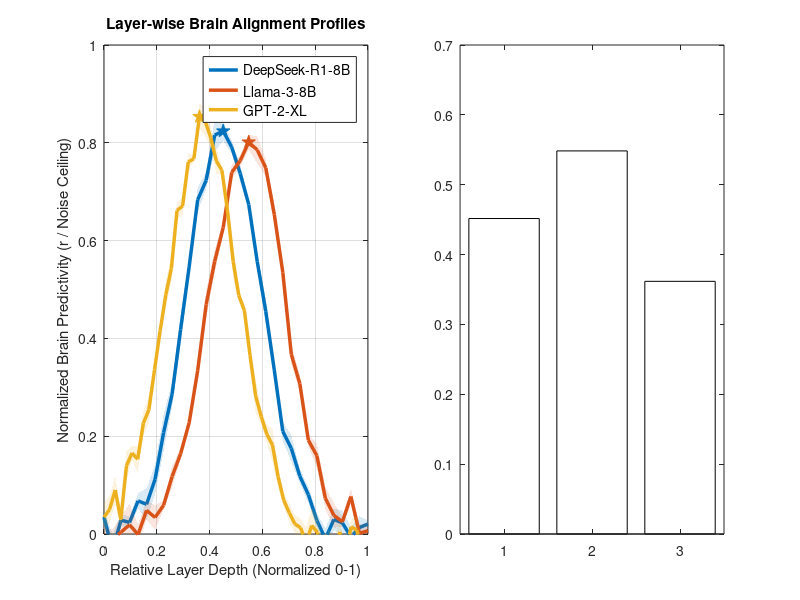

MATLAB code for this plot: (Note: this script raises an error after producing the figure.)
%% BBScore Alignment Analysis Pipeline (Person C)
% Goal: Compute layer-wise alignment profiles, extract summary stats, and visualize.
% Inputs: Extracted hidden states/scores (DeepSeek-R1, Llama-3, GPT-2).
% Outputs: Relative Peak Depth, Peak Magnitude, AUC, and Comparison Plots.

clear; clc; close all;

%% 1. Parameters and Dummy Data Generation
% In the real scenario, load .mat or .csv files provided by Person A/B.
model_names = {'DeepSeek-R1-8B', 'Llama-3-8B', 'GPT-2-XL'};
num_layers = [32, 32, 48]; % Total layers for each model
num_folds = 5;             % Number of Cross-validation folds
noise_ceiling = 0.8;       % Hypothetical noise ceiling for normalization

% Generating dummy data for testing (simulating brain alignment scores)
% Structure: scores{model_idx} = (layers x folds)
scores = cell(1, length(model_names));

for m = 1:length(model_names)
    L = num_layers(m);
    % Simulate a brain-alignment curve using a Gaussian-like shape
    x = linspace(0, 1, L)';
    peak_loc = 0.35 + rand()*0.2; % Randomize peak location per model
    base_curve = exp(-(x - peak_loc).^2 / 0.04) * 0.65; 
    
    % Add Gaussian noise to each CV fold
    scores{m} = base_curve + randn(L, num_folds) * 0.04;
end

%% 2. Metrics Extraction and Normalization
results = struct();

for m = 1:length(model_names)
    raw_scores = scores{m};
    L = num_layers(m);
    
    % (1) Noise Ceiling Normalization (Predictivity / Noise Ceiling)
    norm_data = raw_scores / noise_ceiling;
    
    % (2) Compute Mean Profile and Standard Error (SEM) across folds
    mean_profile = mean(norm_data, 2);
    sem_profile = std(norm_data, 0, 2) / sqrt(num_folds);
    
    % (3) Extract Key Summary Statistics
    [peak_mag, peak_idx] = max(mean_profile);
    % Relative Peak Depth: Normalized position (0 = input, 1 = output)
    rel_peak_depth = (peak_idx - 1) / (L - 1); 
    % Area Under the Curve (AUC) using trapezoidal numerical integration
    area_under_curve = trapz(linspace(0, 1, L), mean_profile);
    
    % Store results in a structure
    results(m).name = model_names{m};
    results(m).layers = L;
    results(m).mean_curve = mean_profile;
    results(m).sem = sem_profile;
    results(m).peak_mag = peak_mag;
    results(m).rel_depth = rel_peak_depth;
    results(m).auc = area_under_curve;
end

%% 3. Visualization Pipeline
figure('Name', 'BBScore Layer-wise Analysis', 'Position', [100, 100, 1100, 500]);

% --- Subplot 1: Layer-wise Alignment Profiles ---
subplot(1, 2, 1); hold on;
colors = lines(length(model_names));

for m = 1:length(model_names)
    L = results(m).layers;
    % X-axis: Relative depth (0 to 1) to compare models of different depths
    x_axis = linspace(0, 1, L); 
    
    % Draw SEM Shading (Shaded Error Bars)
    fill([x_axis, fliplr(x_axis)], ...
         [results(m).mean_curve' + results(m).sem', fliplr(results(m).mean_curve' - results(m).sem')], ...
         colors(m,:), 'FaceAlpha', 0.15, 'EdgeColor', 'none', 'HandleVisibility', 'off');
    
    % Plot Main Average Alignment Curve
    plot(x_axis, results(m).mean_curve, 'Color', colors(m,:), 'LineWidth', 2.5, 'DisplayName', results(m).name);
    
    % Mark the Peak Location
    plot(results(m).rel_depth, results(m).peak_mag, 'p', 'MarkerSize', 10, ...
         'MarkerEdgeColor', colors(m,:), 'MarkerFaceColor', colors(m,:), 'HandleVisibility', 'off');
end

grid on; box on;
xlabel('Relative Layer Depth (Normalized 0-1)');
ylabel('Normalized Brain Predictivity (r / Noise Ceiling)');
title('Layer-wise Brain Alignment Profiles');
legend('Location', 'best', 'FontSize', 10);
ylim([0 1]);

% --- Subplot 2: Relative Peak Depth Comparison ---
subplot(1, 2, 2);
rel_depth_values = [results.rel_depth];
h_bar = bar(rel_depth_values, 'FaceColor', 'flat');
h_bar.CData = colors; % Set bar colors to match line plot

set(gca, 'XTickLabel', model_names, 'FontSize', 9);
ylabel('Relative Peak Depth (0=Early, 1=Late)');
title('Comparison of Peak Brain-Alignment Depth');
grid on;
ylim([0 1]); % Normalized scale

%% 4. Statistical Summary Output to Console
fprintf('\n===========================================================\n');
fprintf('                BBScore Analysis Summary\n');
fprintf('===========================================================\n');
fprintf('%-18s | %-12s | %-12s | %-8s\n', 'Model Name', 'Rel. Depth', 'Peak Mag.', 'AUC');
fprintf('-----------------------------------------------------------\n');
for m = 1:length(model_names)
    fprintf('%-18s | %-12.4f | %-12.4f | %-8.4f\n', ...
        results(m).name, results(m).rel_depth, results(m).peak_mag, results(m).auc);
end
fprintf('===========================================================\n');
